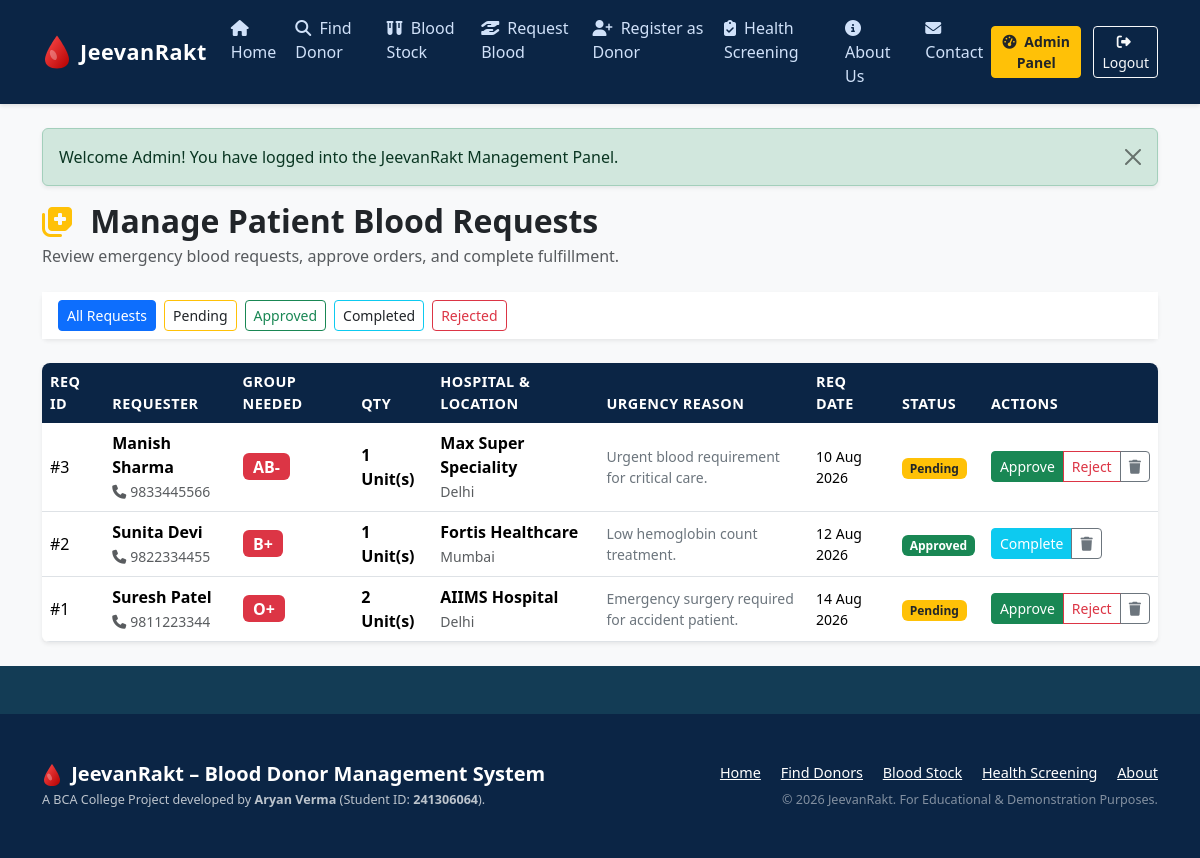
The app's page /admin/requests.php (signed in) with its own data.
### tables this page shows
CREATE TABLE `blood_requests` (
  `id` INT AUTO_INCREMENT PRIMARY KEY,
  `requester_name` VARCHAR(100) NOT NULL,
  `blood_group` ENUM('A+', 'A-', 'B+', 'B-', 'AB+', 'AB-', 'O+', 'O-') NOT NULL,
  `quantity` INT NOT NULL DEFAULT 1,
  `hospital` VARCHAR(150) NOT NULL,
  `city` VARCHAR(50) NOT NULL,
  `phone` VARCHAR(15) NOT NULL,
  `reason` TEXT NOT NULL,
  `request_date` DATE NOT NULL,
  `status` ENUM('Pending', 'Approved', 'Rejected', 'Completed') DEFAULT 'Pending',
  `created_at` TIMESTAMP DEFAULT CURRENT_TIMESTAMP
);

### admin/requests.php (the view, shortened to what this page needs)
<?php
require_once __DIR__ . '/../includes/header.php';
$status_filter = sanitize_input($_GET['status'] ?? '');
$sql = "SELECT * FROM blood_requests WHERE 1=1";
$params = [];
$sql .= " ORDER BY id DESC";
try {
    $stmt = $pdo->prepare($sql);
    $stmt->execute($params);
    $requestsList = $stmt->fetchAll();
} catch (PDOException $e) {
    $requestsList = [];
}
?>
<div class="d-flex justify-content-between align-items-center mb-4">
    <div>
        <h2 class="fw-bold text-dark mb-1">
            <i class="fa-solid fa-notes-medical text-warning me-2"></i> Manage Patient Blood Requests
        </h2>
        <p class="text-muted mb-0">Review emergency blood requests, approve orders, and complete fulfillment.</p>
    </div>
</div>
<div class="card border-0 shadow-sm mb-4">
    <div class="card-body py-2 bg-white">
        <div class="d-flex flex-wrap gap-2">
            <a href="requests.php" class="btn btn-sm <?= empty($status_filter) ? 'btn-primary' : 'btn-outline-secondary' ?>">All Requests</a>
            <a href="requests.php?status=Pending" class="btn btn-sm <?= ($status_filter === 'Pending') ? 'btn-warning text-dark' : 'btn-outline-warning text-dark' ?>">Pending</a>
            <a href="requests.php?status=Approved" class="btn btn-sm <?= ($status_filter === 'Approved') ? 'btn-success' : 'btn-outline-success' ?>">Approved</a>
            <a href="requests.php?status=Completed" class="btn btn-sm <?= ($status_filter === 'Completed') ? 'btn-info text-white' : 'btn-outline-info text-dark' ?>">Completed</a>
            <a href="requests.php?status=Rejected" class="btn btn-sm <?= ($status_filter === 'Rejected') ? 'btn-danger' : 'btn-outline-danger' ?>">Rejected</a>
        </div>
    </div>
</div>
<div class="card border-0 shadow-sm">
    <div class="card-body p-0">
        <div class="table-responsive">
            <table class="table table-hover align-middle mb-0 custom-table">
                <thead>
                    <tr>
                        <th>Req ID</th>
                        <th>Requester</th>
                        <th>Group Needed</th>
                        <th>Qty</th>
                        <th>Hospital & Location</th>
                        <th>Urgency Reason</th>
                        <th>Req Date</th>
                        <th>Status</th>
                        <th>Actions</th>
                    </tr>
                </thead>
                <tbody>
                    <?php if (empty($requestsList)): ?>
                        <tr><td colspan="9" class="text-center py-4 text-muted">No blood request records found.</td></tr>
                    <?php else: ?>
                        <?php foreach ($requestsList as $r): ?>
                            <tr>
                                <td>#<?= $r['id'] ?></td>
                                <td>
                                    <strong><?= htmlspecialchars($r['requester_name']) ?></strong><br>
                                    <small class="text-muted"><i class="fa-solid fa-phone me-1"></i><?= htmlspecialchars($r['phone']) ?></small>
                                </td>
                                <td><span class="badge bg-danger fs-6"><?= htmlspecialchars($r['blood_group']) ?></span></td>
                                <td class="fw-bold"><?= (int)$r['quantity'] ?> Unit(s)</td>
                                <td>
                                    <strong><?= htmlspecialchars($r['hospital']) ?></strong><br>
                                    <span class="small text-muted"><?= htmlspecialchars($r['city']) ?></span>
                                </td>
                                <td class="small text-secondary" style="max-width: 250px;">
                                    <?= htmlspecialchars($r['reason']) ?>
                                </td>
                                <td class="small"><?= date('d M Y', strtotime($r['request_date'])) ?></td>
                                <td>
                                    <?php
                                        $st = $r['status'];
                                        if ($st === 'Pending') echo '<span class="badge bg-warning text-dark">Pending</span>';
                                        elseif ($st === 'Approved') echo '<span class="badge bg-success">Approved</span>';
                                        elseif ($st === 'Completed') echo '<span class="badge bg-info text-white">Completed</span>';
                                        else echo '<span class="badge bg-danger">Rejected</span>';
                                    ?>
                                </td>
                                <td>
                                    <div class="btn-group btn-group-sm">
                                        <?php if ($r['status'] === 'Pending'): ?>
                                            <a href="requests.php?id=<?= $r['id'] ?>&action=approve" class="btn btn-success" title="Approve Request">Approve</a>
                                            <a href="requests.php?id=<?= $r['id'] ?>&action=reject" class="btn btn-outline-danger" title="Reject Request">Reject</a>
                                        <?php elseif ($r['status'] === 'Approved'): ?>
                                            <a href="requests.php?id=<?= $r['id'] ?>&action=complete" class="btn btn-info text-white" title="Mark Completed & Deduct Stock">Complete</a>
                                        <?php endif; ?>
                                        <a href="requests.php?id=<?= $r['id'] ?>&action=delete" class="btn btn-outline-secondary btn-delete-confirm" title="Delete"><i class="fa-solid fa-trash"></i></a>
                                    </div>
                                </td>
                            </tr>
                        <?php endforeach; ?>
                    <?php endif; ?>
                </tbody>
            </table>
        </div>
    </div>
</div>
<?php require_once __DIR__ . '/../includes/footer.php'; ?>

### css/style.css (style rules this page uses)
:root { --primary-blue: #0b2545; --secondary-blue: #133c55; --light-blue-bg: #f0f7ff; --card-blue-bg: #e8f4f8; --blood-red: #dc3545; --blood-red-dark: #b02a37; --blood-red-light: #f8d7da; --text-dark: #212529; --text-muted: #6c757d; }
body { font-family: 'Segoe UI', system-ui, -apple-system, sans-serif; background-color: #f8f9fa; color: var(--text-dark); display: flex; flex-direction: column; min-height: 100vh; }
.custom-table { background-color: #ffffff; border-radius: 8px; overflow: hidden; box-shadow: 0 1px 3px rgba(0,0,0,0.05); }
.custom-table th { background-color: var(--primary-blue); color: #ffffff; font-weight: 600; font-size: 0.9rem; text-transform: uppercase; letter-spacing: 0.5px; border: none; }

### records on screen
blood_requests: id "3", requester_name "Manish Sharma", phone "9833445566", blood_group "AB-", quantity "1", hospital "Max Super Speciality", city "Delhi", reason "Urgent blood requirement for critical care.", request_date "10 Aug 2026", status "Pending"
blood_requests: id "2", requester_name "Sunita Devi", phone "9822334455", blood_group "B+", quantity "1", hospital "Fortis Healthcare", city "Mumbai", reason "Low hemoglobin count treatment.", request_date "12 Aug 2026", status "Approved"
blood_requests: id "1", requester_name "Suresh Patel", phone "9811223344", blood_group "O+", quantity "2", hospital "AIIMS Hospital", city "Delhi", reason "Emergency surgery required for accident patient.", request_date "14 Aug 2026", status "Pending"

### other values on screen
$msg "Welcome Admin! You have logged into the JeevanRakt Management Panel."
